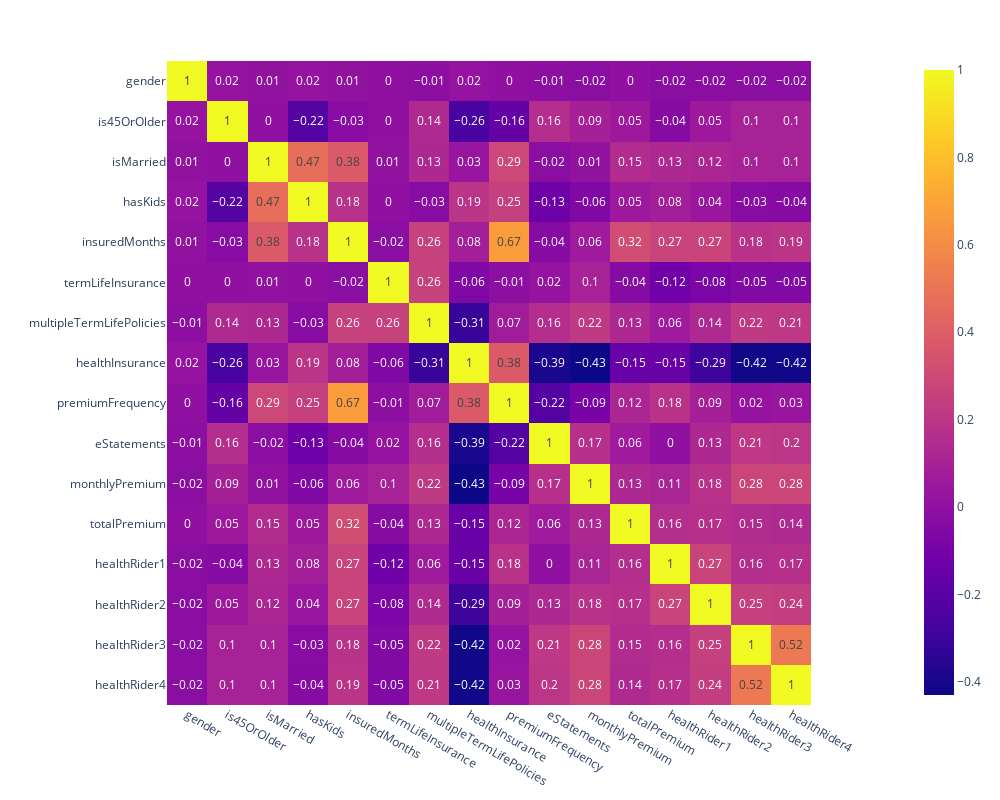

Source (notebook cell):
### Markdown cell above
### Correlation Analysis

### Code cell
df_corr = df.drop(["renewal"], axis=1)

corr = round(df_corr.corr(), 2)

fig = px.imshow(corr, text_auto=True)
fig.update_layout(width=1000, height=800)
fig.show()

### Figure 1 — Plotly figure (JSON) as saved in the notebook; plotly's stock layout.template omitted (floating-point values rounded to 4 significant figures; data arrays with more than 128 entries replaced by an {"elided": "..."} marker saying what was removed)
{"data": [{"coloraxis": "coloraxis", "hovertemplate": "x: %{x}<br>y: %{y}<br>color: %{z}<extra></extra>", "name": "0", "texttemplate": "%{z}", "type": "heatmap", "x": ["gender", "is45OrOlder", "isMarried", "hasKids", "insuredMonths", "termLifeInsurance", "multipleTermLifePolicies", "healthInsurance", "premiumFrequency", "eStatements", "monthlyPremium", "totalPremium", "healthRider1", "healthRider2", "healthRider3", "healthRider4"], "xaxis": "x", "y": ["gender", "is45OrOlder", "isMarried", "hasKids", "insuredMonths", "termLifeInsurance", "multipleTermLifePolicies", "healthInsurance", "premiumFrequency", "eStatements", "monthlyPremium", "totalPremium", "healthRider1", "healthRider2", "healthRider3", "healthRider4"], "yaxis": "y", "z": {"elided": "16x16 float values"}}], "layout": {"coloraxis": {"colorscale": [[0, "#0d0887"], [0.1111, "#46039f"], [0.2222, "#7201a8"], [0.3333, "#9c179e"], [0.4444, "#bd3786"], [0.5556, "#d8576b"], [0.6667, "#ed7953"], [0.7778, "#fb9f3a"], [0.8889, "#fdca26"], [1, "#f0f921"]]}, "height": 800, "margin": {"t": 60}, "width": 1000, "xaxis": {"anchor": "y", "constrain": "domain", "domain": [0, 1], "scaleanchor": "y"}, "yaxis": {"anchor": "x", "autorange": "reversed", "constrain": "domain", "domain": [0, 1]}}}
